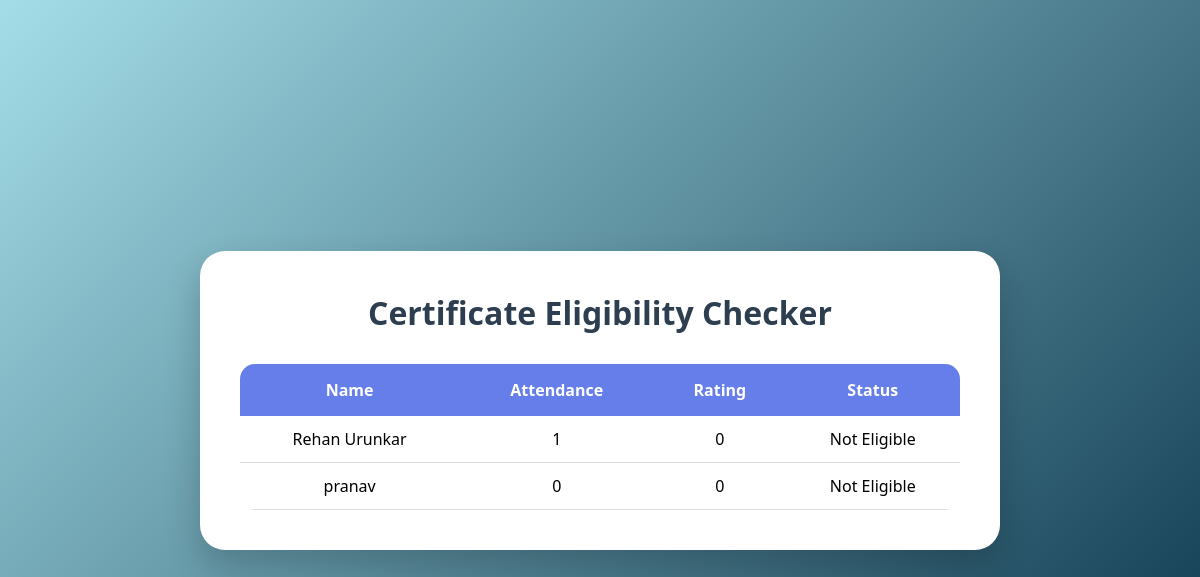
The page /certificate on the database its author committed.
### tables this page shows
CREATE TABLE students(
    id INTEGER PRIMARY KEY AUTOINCREMENT,
    name TEXT,
    email TEXT,
    department TEXT,
    attendance INTEGER DEFAULT 0,
    tasks_completed INTEGER DEFAULT 0,
    rating INTEGER DEFAULT 0
);

### app.py (the view)
@app.route('/certificate')
def certificate():
    conn = sqlite3.connect("internship.db")
    cursor = conn.cursor()
    cursor.execute("SELECT * FROM students")
    data = cursor.fetchall()
    conn.close()
    return render_template(
        "certificate.html",
        students=data
    )

### templates/certificate.html (shortened to what this page needs)
<!DOCTYPE html>
<html>
<head>
    <link rel="stylesheet"
    href="{{ url_for('static', filename='style.css') }}">
</head>
<body>
<div class="container">
<h1>Certificate Eligibility Checker</h1>
<table>
<tr>
<th>Name</th>
<th>Attendance</th>
<th>Rating</th>
<th>Status</th>
</tr>
{% for s in students %}
<tr>
<td>{{ s[1] }}</td>
<td>{{ s[4] }}</td>
<td>{{ s[6] }}</td>
<td>
{% if s[4] >= 75 and s[6] >= 3 %}
Eligible
{% else %}
Not Eligible
{% endif %}
</td>
</tr>
{% endfor %}
</table>
</div>
</body>
</html>

### static/style.css (style rules this page uses)
* { margin:0; padding:0; box-sizing:border-box; }
body { font-family:'Segoe UI', Tahoma, Geneva, Verdana, sans-serif; background:linear-gradient( 135deg, #a4dde7, #083249 ); min-height:100vh; display:flex; justify-content:center; align-items:center; }
.container { width:800px; background:white; padding:40px; border-radius:25px; box-shadow: 0 15px 35px rgba(0,0,0,0.2); animation:fadeIn 0.6s ease-in-out; }
h1 { text-align:center; color:#2c3e50; margin-bottom:30px; font-size:32px; font-weight:bold; }
table { width:100%; border-collapse:collapse; overflow:hidden; border-radius:15px; margin-top:20px; }
th { background:#667eea; color:white; padding:15px; }
td { padding:12px; text-align:center; border-bottom:1px solid #ddd; }

### rows shown on the page
students: name "Rehan Urunkar", attendance "1", rating "0", shows "Not Eligible"
students: name "pranav", attendance "0", rating "0", shows "Not Eligible"
